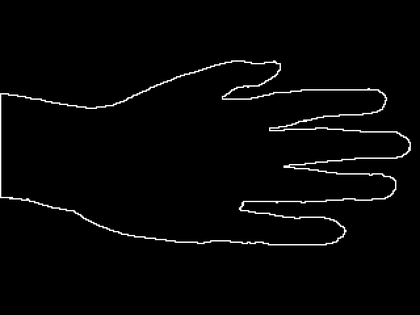
%> input picture hand_contour.png, 420 x 315 px, shrunk from 640 x 480 before the run
$ octave l6.m   (GNU Octave 9; MATLAB toolbox functions it lacks are replaced by stand-ins)
%> lines starting %> are read from the running program, lines starting %| are printed output that depends on the picture; in (x1, y1, x2, y2) boxes, pixels count from 0 and x2, y2 are one past the last pixel; in counts of white or black regions, pixels touching at a corner belong together; the program's own positions count from 1
%> further down, IOrig is the input picture: size 315x420x3 uint8; min 0, max 255, mean 5.5
### CircularHough_Grd.m
function [accum, varargout] = CircularHough_Grd(img, radrange, varargin)
%> called with radrange = [250 300]
%Detect circular shapes in a grayscale image. Resolve their center
%positions and radii.
%
%  [accum, circen, cirrad, dbg_LMmask] = CircularHough_Grd(
%      img, radrange, grdthres, fltr4LM_R, multirad, fltr4accum)
%  Circular Hough transform based on the gradient field of an image.
%  NOTE:    Operates on grayscale images, NOT B/W bitmaps.
%           NO loops in the implementation of Circular Hough transform,
%               which means faster operation but at the same time larger
%               memory consumption.
%
%%%%%%%% INPUT: (img, radrange, grdthres, fltr4LM_R, multirad, fltr4accum)
%
%  img:         A 2-D grayscale image (NO B/W bitmap)
%
%  radrange:    The possible minimum and maximum radii of the circles
%               to be searched, in the format of
%               [minimum_radius , maximum_radius]  (unit: pixels)
%               **NOTE**:  A smaller range saves computational time and
%               memory.
%
%  grdthres:    (Optional, default is 10, must be non-negative)
%               The algorithm is based on the gradient field of the
%               input image. A thresholding on the gradient magnitude
%               is performed before the voting process of the Circular
%               Hough transform to remove the 'uniform intensity'
%               (sort-of) image background from the voting process.
%               In other words, pixels with gradient magnitudes smaller
%               than 'grdthres' are NOT considered in the computation.
%               **NOTE**:  The default parameter value is chosen for
%               images with a maximum intensity close to 255. For cases
%               with dramatically different maximum intensities, e.g.
%               10-bit bitmaps in stead of the assumed 8-bit, the default
%               value can NOT be used. A value of 4% to 10% of the maximum
%               intensity may work for general cases.
%
%  fltr4LM_R:   (Optional, default is 8, minimum is 3)
%               The radius of the filter used in the search of local
%               maxima in the accumulation array. To detect circles whose
%               shapes are less perfect, the radius of the filter needs
%               to be set larger.
%
% multirad:     (Optional, default is 0.5)
%               In case of concentric circles, multiple radii may be
%               detected corresponding to a single center position. This
%               argument sets the tolerance of picking up the likely
%               radii values. It ranges from 0.1 to 1, where 0.1
%               corresponds to the largest tolerance, meaning more radii
%               values will be detected, and 1 corresponds to the smallest
%               tolerance, in which case only the "principal" radius will
%               be picked up.
%
%  fltr4accum:  (Optional. A default filter will be used if not given)
%               Filter used to smooth the accumulation array. Depending
%               on the image and the parameter settings, the accumulation
%               array built has different noise level and noise pattern
%               (e.g. noise frequencies). The filter should be set to an
%               appropriately size such that it's able to suppress the
%               dominant noise frequency.
%
%%%%%%%% OUTPUT: [accum, circen, cirrad, dbg_LMmask]
%
%  accum:       The result accumulation array from the Circular Hough
%               transform. The accumulation array has the same dimension
%               as the input image.
%
%  circen:      (Optional)
%               Center positions of the circles detected. Is a N-by-2
%               matrix with each row contains the (x, y) positions
%               of a circle. For concentric circles (with the same center
%               position), say k of them, the same center position will
%               appear k times in the matrix.
%
%  cirrad:      (Optional)
%               Estimated radii of the circles detected. Is a N-by-1
%               column vector with a one-to-one correspondance to the
%               output 'circen'. A value 0 for the radius indicates a
%               failed detection of the circle's radius.
%
%  dbg_LMmask:  (Optional, for debugging purpose)
%               Mask from the search of local maxima in the accumulation
%               array.
%
%%%%%%%%% EXAMPLE #0:
%  rawimg = imread('TestImg_CHT_a2.bmp');
%  tic;
%  [accum, circen, cirrad] = CircularHough_Grd(rawimg, [15 60]);
%  toc;
%  figure(1); imagesc(accum); axis image;
%  title('Accumulation Array from Circular Hough Transform');
%  figure(2); imagesc(rawimg); colormap('gray'); axis image;
%  hold on;
%  plot(circen(:,1), circen(:,2), 'r+');
%  for k = 1 : size(circen, 1),
%      DrawCircle(circen(k,1), circen(k,2), cirrad(k), 32, 'b-');
%  end
%  hold off;
%  title(['Raw Image with Circles Detected ', ...
%      '(center positions and radii marked)']);
%  figure(3); surf(accum, 'EdgeColor', 'none'); axis ij;
%  title('3-D View of the Accumulation Array');
%
%  COMMENTS ON EXAMPLE #0:
%  Kind of an easy case to handle. To detect circles in the image whose
%  radii range from 15 to 60. Default values for arguments 'grdthres',
%  'fltr4LM_R', 'multirad' and 'fltr4accum' are used.
%
%%%%%%%%% EXAMPLE #1:
%  rawimg = imread('TestImg_CHT_a3.bmp');
%  tic;
%  [accum, circen, cirrad] = CircularHough_Grd(rawimg, [15 60], 10, 20);
%  toc;
%  figure(1); imagesc(accum); axis image;
%  title('Accumulation Array from Circular Hough Transform');
%  figure(2); imagesc(rawimg); colormap('gray'); axis image;
%  hold on;
%  plot(circen(:,1), circen(:,2), 'r+');
%  for k = 1 : size(circen, 1),
%      DrawCircle(circen(k,1), circen(k,2), cirrad(k), 32, 'b-');
%  end
%  hold off;
%  title(['Raw Image with Circles Detected ', ...
%      '(center positions and radii marked)']);
%  figure(3); surf(accum, 'EdgeColor', 'none'); axis ij;
%  title('3-D View of the Accumulation Array');
%
%  COMMENTS ON EXAMPLE #1:
%  The shapes in the raw image are not very good circles. As a result,
%  the profile of the peaks in the accumulation array are kind of
%  'stumpy', which can be seen clearly from the 3-D view of the
%  accumulation array. (As a comparison, please see the sharp peaks in
%  the accumulation array in example #0) To extract the peak positions
%  nicely, a value of 20 (default is 8) is used for argument 'fltr4LM_R',
%  which is the radius of the filter used in the search of peaks.
%
%%%%%%%%% EXAMPLE #2:
%  rawimg = imread('TestImg_CHT_b3.bmp');
%  fltr4img = [1 1 1 1 1; 1 2 2 2 1; 1 2 4 2 1; 1 2 2 2 1; 1 1 1 1 1];
%  fltr4img = fltr4img / sum(fltr4img(:));
%  imgfltrd = filter2( fltr4img , rawimg );
%  tic;
%  [accum, circen, cirrad] = CircularHough_Grd(imgfltrd, [15 80], 8, 10);
%  toc;
%  figure(1); imagesc(accum); axis image;
%  title('Accumulation Array from Circular Hough Transform');
%  figure(2); imagesc(rawimg); colormap('gray'); axis image;
%  hold on;
%  plot(circen(:,1), circen(:,2), 'r+');
%  for k = 1 : size(circen, 1),
%      DrawCircle(circen(k,1), circen(k,2), cirrad(k), 32, 'b-');
%  end
%  hold off;
%  title(['Raw Image with Circles Detected ', ...
%      '(center positions and radii marked)']);
%
%  COMMENTS ON EXAMPLE #2:
%  The circles in the raw image have small scale irregularities along
%  the edges, which could lead to an accumulation array that is bad for
%  local maxima detection. A 5-by-5 filter is used to smooth out the
%  small scale irregularities. A blurred image is actually good for the
%  algorithm implemented here which is based on the image's gradient
%  field.
%
%%%%%%%%% EXAMPLE #3:
%  rawimg = imread('TestImg_CHT_c3.bmp');
%  fltr4img = [1 1 1 1 1; 1 2 2 2 1; 1 2 4 2 1; 1 2 2 2 1; 1 1 1 1 1];
%  fltr4img = fltr4img / sum(fltr4img(:));
%  imgfltrd = filter2( fltr4img , rawimg );
%  tic;
%  [accum, circen, cirrad] = ...
%      CircularHough_Grd(imgfltrd, [15 105], 8, 10, 0.7);
%  toc;
%  figure(1); imagesc(accum); axis image;
%  figure(2); imagesc(rawimg); colormap('gray'); axis image;
%  hold on;
%  plot(circen(:,1), circen(:,2), 'r+');
%  for k = 1 : size(circen, 1),
%      DrawCircle(circen(k,1), circen(k,2), cirrad(k), 32, 'b-');
%  end
%  hold off;
%  title(['Raw Image with Circles Detected ', ...
%      '(center positions and radii marked)']);
%
%  COMMENTS ON EXAMPLE #3:
%  Similar to example #2, a filtering before circle detection works for
%  noisy image too. 'multirad' is set to 0.7 to eliminate the false
%  detections of the circles' radii.
%
%%%%%%%%% BUG REPORT:
%  This is a beta version. Please send your bug reports, comments and
%  suggestions to pengtao@glue.umd.edu . Thanks.
%
%
%%%%%%%%% INTERNAL PARAMETERS:
%  The INPUT arguments are just part of the parameters that are used by
%  the circle detection algorithm implemented here. Variables in the code
%  with a prefix 'prm_' in the name are the parameters that control the
%  judging criteria and the behavior of the algorithm. Default values for
%  these parameters can hardly work for all circumstances. Therefore, at
%  occasions, the values of these INTERNAL PARAMETERS (parameters that
%  are NOT exposed as input arguments) need to be fine-tuned to make
%  the circle detection work as expected.
%  The following example shows how changing an internal parameter could
%  influence the detection result.
%  1. Change the value of the internal parameter 'prm_LM_LoBndRa' to 0.4
%     (default is 0.2)
%  2. Run the following matlab code:
%     fltr4accum = [1 2 1; 2 6 2; 1 2 1];
%     fltr4accum = fltr4accum / sum(fltr4accum(:));
%     rawimg = imread('Frame_0_0022_portion.jpg');
%     tic;
%     [accum, circen] = CircularHough_Grd(rawimg, ...
%         [4 14], 10, 4, 0.5, fltr4accum);
%     toc;
%     figure(1); imagesc(accum); axis image;
%     title('Accumulation Array from Circular Hough Transform');
%     figure(2); imagesc(rawimg); colormap('gray'); axis image;
%     hold on; plot(circen(:,1), circen(:,2), 'r+'); hold off;
%     title('Raw Image with Circles Detected (center positions marked)');
%  3. See how different values of the parameter 'prm_LM_LoBndRa' could
%     influence the result.

%  Author:  Tao Peng
%           Department of Mechanical Engineering
%           University of Maryland, College Park, Maryland 20742, USA
%           pengtao@glue.umd.edu
%  Version: Beta        Revision: Mar. 07, 2007


%%%%%%%% Arguments and parameters %%%%%%%%%%%%%%%%%%%%%%%%%%%%%%%%%%%

% Validation of arguments
if ndims(img) ~= 2 || ~isnumeric(img),
    error('CircularHough_Grd: ''img'' has to be 2 dimensional');
end
if ~all(size(img) >= 32),
    error('CircularHough_Grd: ''img'' has to be larger than 32-by-32');
end

if numel(radrange) ~= 2 || ~isnumeric(radrange),
    error(['CircularHough_Grd: ''radrange'' has to be ', ...
        'a two-element vector']);
end
prm_r_range = sort(max( [0,0;radrange(1),radrange(2)] ));

% Parameters (default values)
prm_grdthres = 10;
prm_fltrLM_R = 8;
prm_multirad = 0.5;
func_compu_cen = true;
func_compu_radii = true;

% Validation of arguments
vap_grdthres = 1;
if nargin > (1 + vap_grdthres),
    if isnumeric(varargin{vap_grdthres}) && ...
            varargin{vap_grdthres}(1) >= 0,
        prm_grdthres = varargin{vap_grdthres}(1);
    else
        error(['CircularHough_Grd: ''grdthres'' has to be ', ...
            'a non-negative number']);
    end
end

vap_fltr4LM = 2;    % filter for the search of local maxima
if nargin > (1 + vap_fltr4LM),
    if isnumeric(varargin{vap_fltr4LM}) && varargin{vap_fltr4LM}(1) >= 3,
        prm_fltrLM_R = varargin{vap_fltr4LM}(1);
    else
        error(['CircularHough_Grd: ''fltr4LM_R'' has to be ', ...
            'larger than or equal to 3']);
    end
end

vap_multirad = 3;
if nargin > (1 + vap_multirad),
    if isnumeric(varargin{vap_multirad}) && ...
        varargin{vap_multirad}(1) >= 0.1 && ...
        varargin{vap_multirad}(1) <= 1,
    prm_multirad = varargin{vap_multirad}(1);
    else
        error(['CircularHough_Grd: ''multirad'' has to be ', ...
            'within the range [0.1, 1]']);
    end
end

vap_fltr4accum = 4; % filter for smoothing the accumulation array
if nargin > (1 + vap_fltr4accum),
    if isnumeric(varargin{vap_fltr4accum}) && ...
            ndims(varargin{vap_fltr4accum}) == 2 && ...
            all(size(varargin{vap_fltr4accum}) >= 3),
        fltr4accum = varargin{vap_fltr4accum};
    else
        error(['CircularHough_Grd: ''fltr4accum'' has to be ', ...
            'a 2-D matrix with a minimum size of 3-by-3']);
    end
else
    % Default filter (5-by-5)
	fltr4accum = ones(5,5);
	fltr4accum(2:4,2:4) = 2;
	fltr4accum(3,3) = 6;
end

func_compu_cen = ( nargout > 1 );
func_compu_radii = ( nargout > 2 );

% Reserved parameters
dbg_on = false;      % debug information
dbg_bfigno = 4;
if nargout > 3,  dbg_on = true;  end


%%%%%%%% Building accumulation array %%%%%%%%%%%%%%%%%%%%%%%%%%%%%%%%

% Convert the image to single if it is not of
% class float (single or double)
img_is_double = isa(img, 'double');
if ~(img_is_double || isa(img, 'single')),
    imgf = single(img);
end

% Compute the gradient and the magnitude of gradient
if img_is_double,
    [grdx, grdy] = gradient(img);
else
    [grdx, grdy] = gradient(imgf);
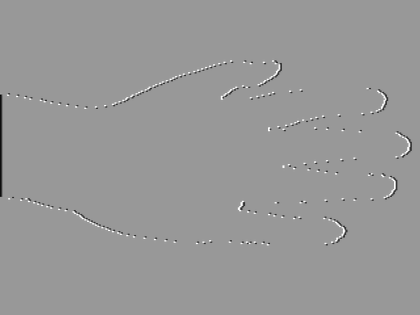
%> grdx: size 315x420 single; min -191, max 127.5, mean -0.3; drawn with min black and max white
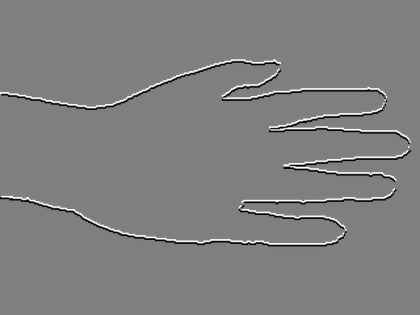
%> grdy: size 315x420 single; min -127.5, max 127.5, mean 0; drawn with min black and max white
end
grdmag = sqrt(grdx.^2 + grdy.^2);
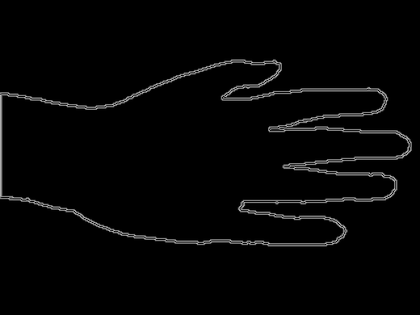
%> grdmag: size 315x420 single; min 0, max 191, mean 5.3

% Get the linear indices, as well as the subscripts, of the pixels
% whose gradient magnitudes are larger than the given threshold
grdmasklin = find(grdmag > prm_grdthres);
%> grdmasklin = 7592 values from 93 to 129616
[grdmask_IdxI, grdmask_IdxJ] = ind2sub(size(grdmag), grdmasklin);
%> grdmask_IdxI = 7592 values, max 247 at index 3460, min 60 at index 2498, mean 155.5; grdmask_IdxJ = 7592 values from 1 to 412

% Compute the linear indices (as well as the subscripts) of
% all the votings to the accumulation array.
% The Matlab function 'accumarray' accepts only double variable,
% so all indices are forced into double at this point.
% A row in matrix 'lin2accum_aJ' contains the J indices (into the
% accumulation array) of all the votings that are introduced by a
% same pixel in the image. Similarly with matrix 'lin2accum_aI'.
rr_4linaccum = double( prm_r_range );
linaccum_dr = [ (-rr_4linaccum(2) + 0.5) : -rr_4linaccum(1) , ...
    (rr_4linaccum(1) + 0.5) : rr_4linaccum(2) ];

lin2accum_aJ = floor( ...
	double(grdx(grdmasklin)./grdmag(grdmasklin)) * linaccum_dr + ...
	repmat( double(grdmask_IdxJ)+0.5 , [1,length(linaccum_dr)] ) ...
);
lin2accum_aI = floor( ...
	double(grdy(grdmasklin)./grdmag(grdmasklin)) * linaccum_dr + ...
	repmat( double(grdmask_IdxI)+0.5 , [1,length(linaccum_dr)] ) ...
);

% Clip the votings that are out of the accumulation array
mask_valid_aJaI = ...
	lin2accum_aJ > 0 & lin2accum_aJ < (size(grdmag,2) + 1) & ...
	lin2accum_aI > 0 & lin2accum_aI < (size(grdmag,1) + 1);

mask_valid_aJaI_reverse = ~ mask_valid_aJaI;
lin2accum_aJ = lin2accum_aJ .* mask_valid_aJaI + mask_valid_aJaI_reverse;
lin2accum_aI = lin2accum_aI .* mask_valid_aJaI + mask_valid_aJaI_reverse;
clear mask_valid_aJaI_reverse;

% Linear indices (of the votings) into the accumulation array
lin2accum = sub2ind( size(grdmag), lin2accum_aI, lin2accum_aJ );

lin2accum_size = size( lin2accum );
%> lin2accum_size = [7592 100]
lin2accum = reshape( lin2accum, [numel(lin2accum),1] );
clear lin2accum_aI lin2accum_aJ;

% Weights of the votings, currently using the gradient maginitudes
% but in fact any scheme can be used (application dependent)
weight4accum = ...
    repmat( double(grdmag(grdmasklin)) , [lin2accum_size(2),1] ) .* ...
    mask_valid_aJaI(:);
clear mask_valid_aJaI;

% Build the accumulation array using Matlab function 'accumarray'
accum = accumarray( lin2accum , weight4accum );
accum = [ accum ; zeros( numel(grdmag) - numel(accum) , 1 ) ];
accum = reshape( accum, size(grdmag) );


%%%%%%%% Locating local maxima in the accumulation array %%%%%%%%%%%%

% Stop if no need to locate the center positions of circles
if ~func_compu_cen,
    return;
end
clear lin2accum weight4accum;

% Parameters to locate the local maxima in the accumulation array
% -- Segmentation of 'accum' before locating LM
prm_useaoi = true;
prm_aoithres_s = 2;
prm_aoiminsize = floor(min([ min(size(accum)) * 0.25, ...
    prm_r_range(2) * 1.5 ]));

% -- Filter for searching for local maxima
prm_fltrLM_s = 1.35;
prm_fltrLM_r = ceil( prm_fltrLM_R * 0.6 );
prm_fltrLM_npix = max([ 6, ceil((prm_fltrLM_R/2)^1.8) ]);

% -- Lower bound of the intensity of local maxima
prm_LM_LoBndRa = 0.2;  % minimum ratio of LM to the max of 'accum'

% Smooth the accumulation array
fltr4accum = fltr4accum / sum(fltr4accum(:));
accum = filter2( fltr4accum, accum );

% Select a number of Areas-Of-Interest from the accumulation array
if prm_useaoi,
    % Threshold value for 'accum'
    prm_llm_thres1 = prm_grdthres * prm_aoithres_s;

    % Thresholding over the accumulation array
    accummask = ( accum > prm_llm_thres1 );
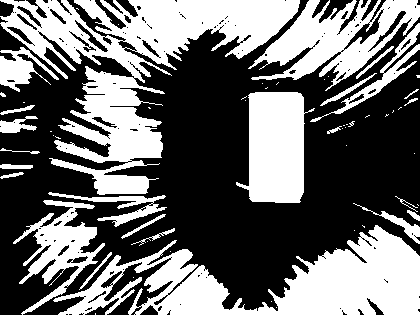
%> accummask: size 315x420 logical; 42.6% white; 60 white regions (36 under 20 px), largest, box (x1, y1, x2, y2) and area: (0, 0, 300, 195) 19644, (53, 225, 420, 315) 14888, (248, 0, 420, 91) 6639

    % Segmentation over the mask
    [accumlabel, accum_nRgn] = bwlabel( accummask, 8 );
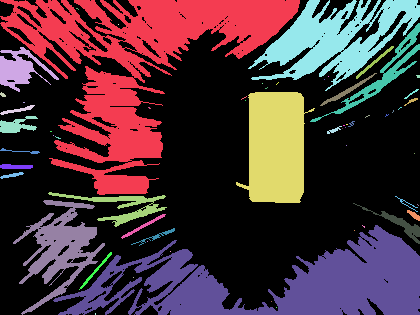
%> accumlabel: size 315x420 double; 61 distinct labels, from 0 to 60; one colour per label, 0 black
%> accum_nRgn = 60

    % Select AOIs from segmented regions
    accumAOI = ones(0,4);
    for k = 1 : accum_nRgn,
        accumrgn_lin = find( accumlabel == k );
        [accumrgn_IdxI, accumrgn_IdxJ] = ...
            ind2sub( size(accumlabel), accumrgn_lin );
        rgn_top = min( accumrgn_IdxI );
        rgn_bottom = max( accumrgn_IdxI );
        rgn_left = min( accumrgn_IdxJ );
        rgn_right = max( accumrgn_IdxJ );
        % The AOIs selected must satisfy a minimum size
        if ( (rgn_right - rgn_left + 1) >= prm_aoiminsize && ...
                (rgn_bottom - rgn_top + 1) >= prm_aoiminsize ),
            accumAOI = [ accumAOI; ...
                rgn_top, rgn_bottom, rgn_left, rgn_right ];
        end
    end
%> this loop made 60 passes
%> (rgn_top, rgn_bottom, rgn_left, rgn_right, accumAOI) on passes 9, 14: (201, 315, 14, 105, [1 195 1 300; 201 315 14 105]), (226, 315, 54, 420, [1 195 1 300; 201 315 14 105; 226 315 54 420])
%> after the loop, accumAOI = [1 195 1 300; 201 315 14 105; 226 315 54 420; 93 203 237 315; 1 91 249 420; 24 122 311 420]
else
    % Whole accumulation array as the one AOI
    accumAOI = [1, size(accum,1), 1, size(accum,2)];
end

% Thresholding of 'accum' by a lower bound
prm_LM_LoBnd = max(accum(:)) * prm_LM_LoBndRa;
%> prm_LM_LoBnd = 96.15

% Build the filter for searching for local maxima
fltr4LM = zeros(2 * prm_fltrLM_R + 1);

[mesh4fLM_x, mesh4fLM_y] = meshgrid(-prm_fltrLM_R : prm_fltrLM_R);
mesh4fLM_r = sqrt( mesh4fLM_x.^2 + mesh4fLM_y.^2 );
fltr4LM_mask = ...
	( mesh4fLM_r > prm_fltrLM_r & mesh4fLM_r <= prm_fltrLM_R );
fltr4LM = fltr4LM - ...
	fltr4LM_mask * (prm_fltrLM_s / sum(fltr4LM_mask(:)));

if prm_fltrLM_R >= 4,
	fltr4LM_mask = ( mesh4fLM_r < (prm_fltrLM_r - 1) );
else
	fltr4LM_mask = ( mesh4fLM_r < prm_fltrLM_r );
end
fltr4LM = fltr4LM + fltr4LM_mask / sum(fltr4LM_mask(:));

% **** Debug code (begin)
if dbg_on,
    dbg_LMmask = zeros(size(accum));
end
% **** Debug code (end)

% For each of the AOIs selected, locate the local maxima
circen = zeros(0,2);
for k = 1 : size(accumAOI, 1),
    aoi = accumAOI(k,:);    % just for referencing convenience

    % Thresholding of 'accum' by a lower bound
    accumaoi_LBMask = ...
        ( accum(aoi(1):aoi(2), aoi(3):aoi(4)) > prm_LM_LoBnd );

    % Apply the local maxima filter
    candLM = conv2( accum(aoi(1):aoi(2), aoi(3):aoi(4)) , ...
        fltr4LM , 'same' );
    candLM_mask = ( candLM > 0 );

    % Clear the margins of 'candLM_mask'
    candLM_mask([1:prm_fltrLM_R, (end-prm_fltrLM_R+1):end], :) = 0;
    candLM_mask(:, [1:prm_fltrLM_R, (end-prm_fltrLM_R+1):end]) = 0;

    % **** Debug code (begin)
    if dbg_on,
        dbg_LMmask(aoi(1):aoi(2), aoi(3):aoi(4)) = ...
            dbg_LMmask(aoi(1):aoi(2), aoi(3):aoi(4)) + ...
            accumaoi_LBMask + 2 * candLM_mask;
    end
    % **** Debug code (end)

    % Group the local maxima candidates by adjacency, compute the
    % centroid position for each group and take that as the center
    % of one circle detected
    [candLM_label, candLM_nRgn] = bwlabel( candLM_mask, 8 );

    for ilabel = 1 : candLM_nRgn,
        % Indices (to current AOI) of the pixels in the group
        candgrp_masklin = find( candLM_label == ilabel );
        [candgrp_IdxI, candgrp_IdxJ] = ...
            ind2sub( size(candLM_label) , candgrp_masklin );

        % Indices (to 'accum') of the pixels in the group
        candgrp_IdxI = candgrp_IdxI + ( aoi(1) - 1 );
        candgrp_IdxJ = candgrp_IdxJ + ( aoi(3) - 1 );
        candgrp_idx2acm = ...
            sub2ind( size(accum) , candgrp_IdxI , candgrp_IdxJ );

        % Minimum number of qulified pixels in the group
        if sum(accumaoi_LBMask(candgrp_masklin)) < prm_fltrLM_npix,
            continue;
        end

        % Compute the centroid position
        candgrp_acmsum = sum( accum(candgrp_idx2acm) );
        cc_x = sum( candgrp_IdxJ .* accum(candgrp_idx2acm) ) / ...
            candgrp_acmsum;
        cc_y = sum( candgrp_IdxI .* accum(candgrp_idx2acm) ) / ...
            candgrp_acmsum;
        circen = [circen; cc_x, cc_y];
    end
end
%> this loop made 6 passes
%> (aoi, candLM_nRgn) on passes 1 to 6: ([1 195 1 300], 104), ([201 315 14 105], 17), ([226 315 54 420], 57), ([93 203 237 315], 13), ([1 91 249 420], 35), ([24 122 311 420], 26)
%> pass 1, in CircularHough_Grd, `candLM = conv2( accum(aoi(1):aoi(2), aoi(3):aoi(4)) , fltr4LM , 'same'..`:
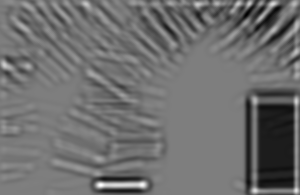
%> candLM: size 195x300 double; min -153.9, max 156.9, mean -18.2; drawn with min black and max white
%> pass 1, in CircularHough_Grd, `candLM_mask = ( candLM > 0 );`:
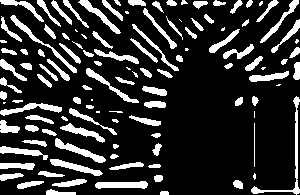
%> candLM_mask: size 195x300 logical; 19.2% white; 118 white regions (20 under 20 px), largest, box (x1, y1, x2, y2) and area: (251, 96, 300, 195) 437, (10, 15, 77, 73) 345, (55, 138, 106, 163) 336
%> after the loop, circen = 83 rows, first 12: [15.3 72.42; 14 129.9; 33.07 35.53; 27.35 66.63; 36.58 15.07; 52.79 18.22; 50.48 32.66; 64.79 16.27; 70.75 53.67; 103.3 18.74; 111.8 87.56; 119.7 57.53]
%> (the rest of the program and of its run is left out)
